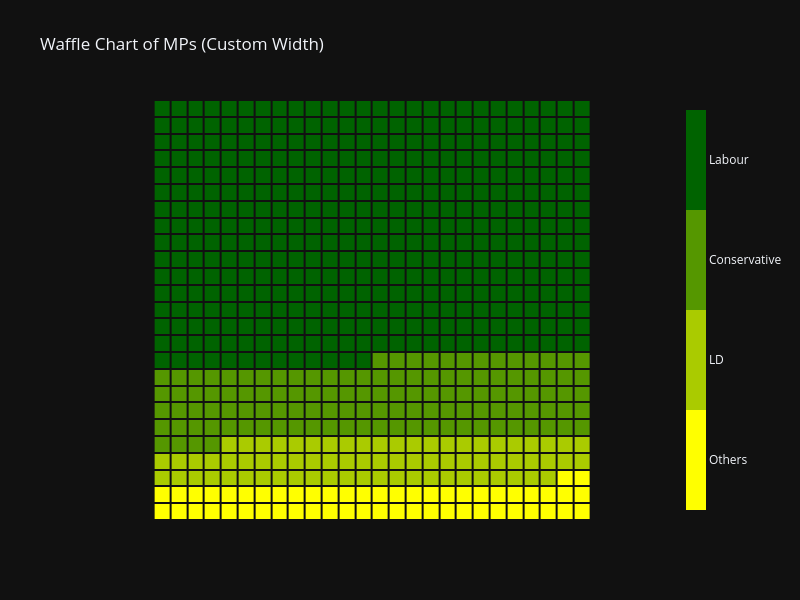

The notebook cell saved with this chart:
### Markdown cell above
## Waffle Chart - Example 3

Here we set  range of colours

### Code cell
fig_waffle = pxx.waffle(df=waffle_df, 
                       categories_col='Party', 
                       values_col='Seats',
                       title='Waffle Chart of MPs (Custom Width)',
                       startcolor='yellow',
                       endcolor='darkgreen',
                        template='plotly_dark',
                        width = 800
                       )
fig_waffle.show()

### Figure 1 — Plotly figure (JSON) as saved in the notebook; plotly's stock layout.template omitted (floating-point values rounded to 4 significant figures; data arrays with more than 128 entries replaced by an {"elided": "..."} marker saying what was removed)
{"data": [{"autocolorscale": false, "colorbar": {"outlinecolor": "black", "outlinewidth": 0, "thickness": 20, "ticktext": ["Others", "LD", "Conservative", "Labour"], "tickvals": [0.375, 1.125, 1.875, 2.625]}, "colorscale": [[0, "#ffff00"], [0.25, "#ffff00"], [0.25, "#aacb00"], [0.5, "#aacb00"], [0.5, "#559700"], [0.75, "#559700"], [0.75, "#006300"], [1, "#006300"]], "type": "heatmap", "xgap": 2, "ygap": 2, "z": {"elided": "25x26 int values"}}], "layout": {"height": 600, "title": {"text": "Waffle Chart of MPs (Custom Width)"}, "width": 800, "xaxis": {"showgrid": false, "showticklabels": false, "zeroline": false}, "yaxis": {"scaleanchor": "x", "showgrid": false, "showticklabels": false, "zeroline": false}}}
